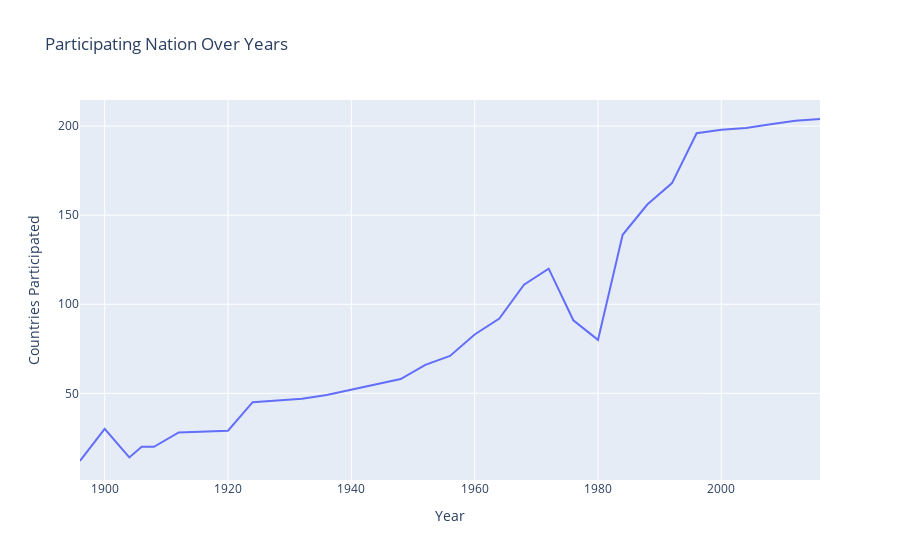

The code cell stored with this chart in its notebook:
### Code cell
fig = px.line(nation_temp, x="Year",  y="Countries Participated", title="Participating Nation Over Years")
fig.show()

### Figure 1 — Plotly figure (JSON) as saved in the notebook; plotly's stock layout.template omitted (floating-point values rounded to 4 significant figures)
{"data": [{"hovertemplate": "Year=%{x}<br>Countries Participated=%{y}<extra></extra>", "legendgroup": "", "line": {"color": "#636efa", "dash": "solid"}, "marker": {"symbol": "circle"}, "mode": "lines", "name": "", "orientation": "v", "showlegend": false, "type": "scatter", "x": [1896, 1900, 1904, 1906, 1908, 1912, 1920, 1924, 1928, 1932, 1936, 1948, 1952, 1956, 1960, 1964, 1968, 1972, 1976, 1980, 1984, 1988, 1992, 1996, 2000, 2004, 2008, 2012, 2016], "xaxis": "x", "y": [12, 30, 14, 20, 20, 28, 29, 45, 46, 47, 49, 58, 66, 71, 83, 92, 111, 120, 91, 80, 139, 156, 168, 196, 198, 199, 201, 203, 204], "yaxis": "y"}], "layout": {"legend": {"tracegroupgap": 0}, "title": {"text": "Participating Nation Over Years"}, "xaxis": {"anchor": "y", "domain": [0, 1], "title": {"text": "Year"}}, "yaxis": {"anchor": "x", "domain": [0, 1], "title": {"text": "Countries Participated"}}}}
